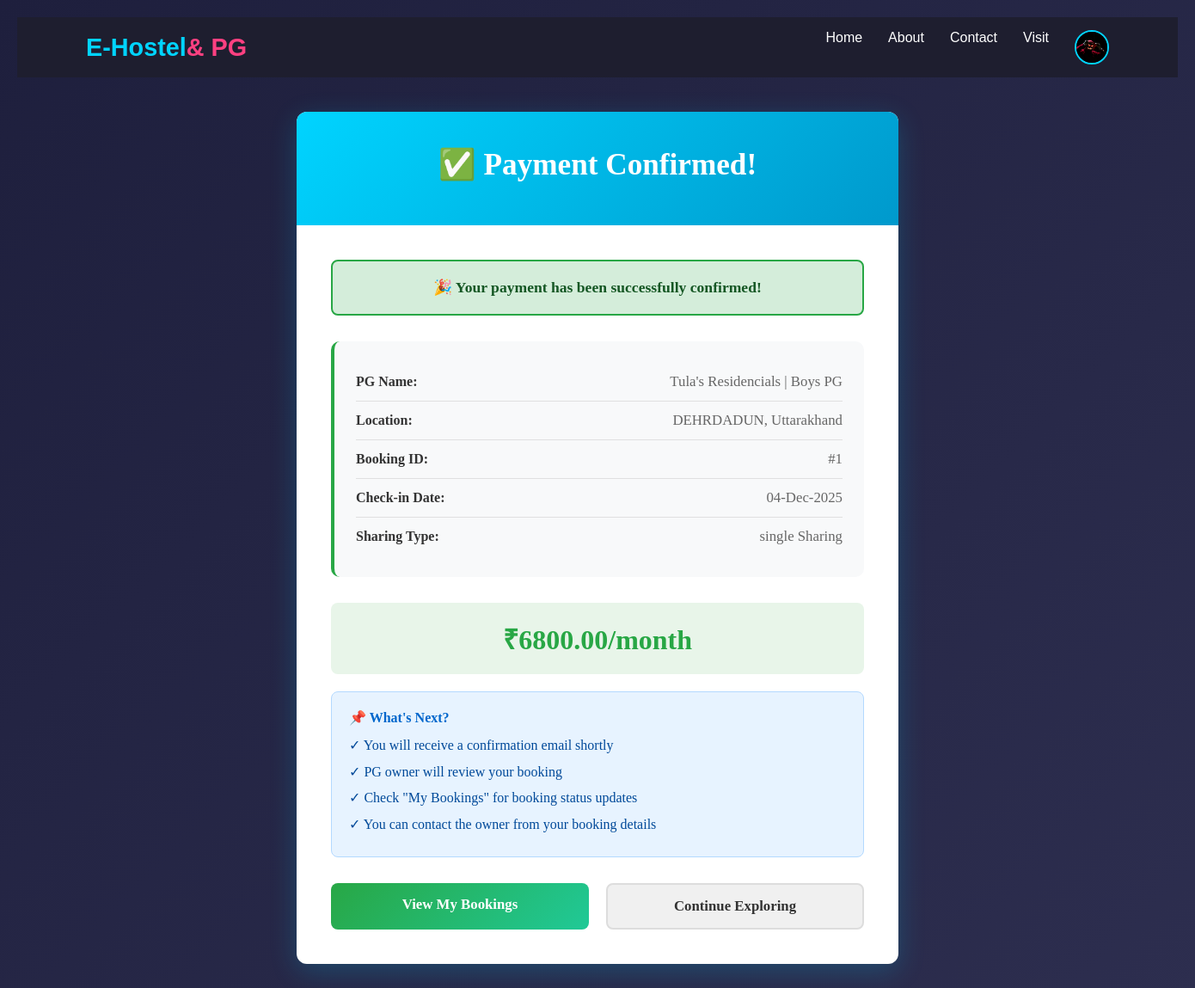
The app's page /pgs/confirm-payment/1/ (signed in) with its own data.
### users/models.py (models this page shows, shortened)
class MyUser(AbstractBaseUser):
    email = models.EmailField(
        verbose_name="Email Address",
        max_length=255,
        unique=True,
    )
    username = models.CharField(max_length=50,unique=True)
    first_name = models.CharField(max_length=50)
    last_name = models.CharField(max_length=50)
    gender = models.CharField(max_length=30,blank=True,null=True, choices=[
        ('male','Male'),
        ('female','Female'),
    ])
    date_of_birth = models.DateField(blank=True, null=True)
    phone =  models.CharField(max_length=15,unique=True )
    profile_image = models.ImageField(upload_to='profile_images/', blank=True, null=True)
    is_owner = models.BooleanField(default=False)
    aadhar_card = models.CharField(max_length=20, unique=True, blank=True, null=True)
    address = models.TextField(blank=True, null=True)
    city = models.CharField(max_length=100, blank=True, null=True)
    state = models.CharField(max_length=100, blank=True, null=True)
    pin_code = models.CharField(max_length=10, blank=True, null=True)
    date_joined = models.DateTimeField(auto_now_add=True,blank=True)
    last_login = models.DateTimeField(auto_now_add=True)
    is_admin = models.BooleanField(default=False)
    is_staff = models.BooleanField(default=False)
    is_active = models.BooleanField(default=False)
    is_superadmin = models.BooleanField(default=False)
    objects = MyUserManager()
    USERNAME_FIELD = "email"
    REQUIRED_FIELDS = ["username","first_name", "last_name", "date_of_birth"]

### pgs/models.py (models this page shows, shortened)
class Booking(models.Model):
    STATUS_CHOICES = [
        ('pending', 'Pending Payment'),
        ('confirmed', 'Confirmed'),
        ('cancelled', 'Cancelled'),
        ('completed', 'Completed'),
    ]
    tenant = models.ForeignKey(Users, on_delete=models.CASCADE, related_name='bookings')
    pg = models.ForeignKey(PgListing, on_delete=models.CASCADE, related_name='bookings')
    booking_date = models.DateTimeField(auto_now_add=True)
    check_in_date = models.DateField()
    check_out_date = models.DateField(blank=True, null=True)
    amount = models.DecimalField(max_digits=10, decimal_places=2)
    status = models.CharField(max_length=20, choices=STATUS_CHOICES, default='pending')
    visit_later = models.BooleanField(default=False)
    qr_code = models.ImageField(upload_to='qr_codes/', blank=True, null=True)
    phonepe_upi = models.CharField(max_length=100, blank=True, null=True)
    payment_id = models.CharField(max_length=100, blank=True, null=True)
    payment_confirmed_date = models.DateTimeField(blank=True, null=True)
    created_at = models.DateTimeField(auto_now_add=True)
    updated_at = models.DateTimeField(auto_now=True)
    class Meta:
        ordering = ['-booking_date']

class PgListing(models.Model):
    owner = models.ForeignKey(Users, on_delete=models.CASCADE)
    title = models.CharField(max_length=100)
    slug = models.SlugField(max_length=200,unique=True)
    description = models.TextField()
    address = models.CharField(max_length=255)
    city = models.CharField(max_length=100)
    state = models.CharField(max_length=100)
    pin_code = models.CharField(max_length=10)
    price_per_month = models.DecimalField(max_digits=10, decimal_places=2)
    available_from = models.DateField(auto_now_add=False)
    is_available = models.BooleanField(default=True)
    type_of_pg = models.CharField(max_length=20,blank=True,null=True, choices=[
        ('boys','Boys'),
        ('girls','Girls'),
        ('coed','Coed'),
        ('family','Family')
    ])
    amenities = models.TextField(help_text="Comma-separated list of amenities", blank=True, null=True)
    sharing_type = models.CharField(max_length=20, choices=[
        ('single','Single'),
        ('double','Double'),
        ('triple','Triple'),
        ('quad','Quad'),
    ])
    created_at = models.DateTimeField(auto_now_add=True)
    updated_at = models.DateTimeField(auto_now=True)

### pgs/views.py (the view)
# urls.py: path('confirm-payment/<int:booking_id>/', views.confirm_payment, name='confirm_payment'),
@login_required(login_url='user_login')
def confirm_payment(request, booking_id):
    booking = get_object_or_404(Booking, id=booking_id, tenant=request.user)
    if request.method == 'POST':
        booking.status = 'confirmed'
        booking.payment_confirmed_date = timezone.now()
        booking.save()
        messages.success(request, 'Payment confirmed! Your booking is now active.')
        return redirect('my_bookings_list')
    return render(request, 'pgs/confirm_payment.html', {'booking': booking})

### users/context_processors.py (called while the page is built)
def booking_counts(request):
    pending = 0
    confirmed = 0
    user = getattr(request, 'user', None)
    if user and user.is_authenticated:
        pending = Booking.objects.filter(tenant=user, status='pending').count()
        confirmed = Booking.objects.filter(tenant=user, status='confirmed').count()
    return {
        'pending_bookings_count': pending,
        'confirmed_bookings_count': confirmed,
    }

### templates/pgs/confirm_payment.html (shortened to what this page needs)
{% extends "base.html" %}
{% load static %}
{% block content %}
<div class="payment-container">
  <div class="payment-header">
    <h1>✅ Payment Confirmed!</h1>
  </div>
  <div class="payment-body">
    <div class="success-message">
      🎉 Your payment has been successfully confirmed!
    </div>
    <div class="booking-summary">
      <div class="summary-row">
        <span class="summary-label">PG Name:</span>
        <span class="summary-value">{{ booking.pg.title }}</span>
      </div>
      <div class="summary-row">
        <span class="summary-label">Location:</span>
        <span class="summary-value">{{ booking.pg.city }}, {{ booking.pg.state }}</span>
      </div>
      <div class="summary-row">
        <span class="summary-label">Booking ID:</span>
        <span class="summary-value">#{{ booking.id }}</span>
      </div>
      <div class="summary-row">
        <span class="summary-label">Check-in Date:</span>
        <span class="summary-value">{{ booking.check_in_date|date:"d-M-Y" }}</span>
      </div>
      <div class="summary-row">
        <span class="summary-label">Sharing Type:</span>
        <span class="summary-value">{{ booking.pg.sharing_type }} Sharing</span>
      </div>
    </div>
    <div class="booking-amount-large">
      ₹{{ booking.amount }}/month
    </div>
    <div class="info-box">
      <h4>📌 What's Next?</h4>
      <p>✓ You will receive a confirmation email shortly</p>
      <p>✓ PG owner will review your booking</p>
      <p>✓ Check "My Bookings" for booking status updates</p>
      <p>✓ You can contact the owner from your booking details</p>
    </div>
    <div class="action-buttons">
      <a href="{% url 'my_bookings_list' %}" class="btn btn-primary">
        View My Bookings
      </a>
      <a href="{% url 'pgs' %}" class="btn btn-secondary">
        Continue Exploring
      </a>
    </div>
  </div>
</div>
{% endblock %}

### templates/includes/nav.html (shortened to what this page needs)
{% load static %}
<nav class="navbar">
  <a class="logo" href="{% url 'home' %}">
    <div class="logo">E-Hostel<span>& PG</span></div>
  </a>
  <ul class="nav-links">
    {% if user.is_authenticated %}
      <li><a href="{% url 'home'%}">Home</a></li>
      <li><a href="{% url 'about' %}">About</a></li>
      <li><a href="{% url 'contact' %}">Contact</a></li>
      <li><a href="#">Visit</a></li>
      <li class="user-profile">
        <div class="profile-container" id="profileToggle">
          {% if user.profile_image %}
            <img src="{{ user.profile_image.url }}" alt="Profile" class="profile-img">
          {% else %}
            <img src="{% static 'images/user.png' %}" alt="Profile" class="profile-img">
          {% endif %}
        </div>
      </li>
    {% else %}
      <li><a href="{% url 'about' %}">About</a></li>
      <li><a href="{%url 'user_login'%}">Login</a></li>
      <li><a href="{%url 'signup'%}">Signup</a></li>
    {% endif %}
  </ul>
</nav>

### PgFinder/static/css/nav.css (style rules this page uses)
* { margin: 0; padding: 0; box-sizing: border-box; }
.navbar { background-color: #1e1e2f; color: white; display: flex; justify-content: space-between; align-items: center; padding: 15px 80px; font-family: 'Poppins', sans-serif; }
.logo { font-size: 1.8rem; font-weight: 700; color: #00d4ff; text-decoration: none; }
.logo span { color: #ff4081; }
.nav-links { list-style: none; display: flex; gap: 30px; }
.nav-links a { text-decoration: none; color: white; font-size: 1rem; transition: color 0.3s ease, transform 0.3s ease; }
.user-profile { list-style: none; margin-left: auto; position: relative; }
.profile-container { display: flex; flex-direction: column; align-items: center; gap: 6px; cursor: pointer; }
.profile-img { width: 40px; height: 40px; border-radius: 50%; object-fit: cover; border: 2px solid #00d4ff; transition: transform 0.3s ease, box-shadow 0.3s ease; }

### templates/pgs/confirm_payment.html (style rules this page uses)
* { margin: 0; padding: 0; box-sizing: border-box; }
body { background: linear-gradient(135deg, #1e1f3d 0%, #2d2e4f 100%); min-height: 100vh; padding: 20px; }
.payment-container { max-width: 700px; margin: 40px auto; background: white; border-radius: 12px; box-shadow: 0 8px 32px rgba(0, 212, 255, 0.2); overflow: hidden; }
.payment-header { background: linear-gradient(135deg, #00d4ff 0%, #0099cc 100%); padding: 40px; text-align: center; color: white; }
.payment-header h1 { font-size: 2.2rem; margin-bottom: 10px; font-weight: 700; }
.payment-body { padding: 40px; }
.success-message { background: #d4edda; border: 2px solid #28a745; color: #155724; padding: 20px; border-radius: 8px; margin-bottom: 30px; text-align: center; font-weight: 600; font-size: 1.1rem; }
.booking-summary { background: #f8f9fa; padding: 25px; border-radius: 10px; margin-bottom: 30px; border-left: 4px solid #28a745; }
.summary-row { display: flex; justify-content: space-between; align-items: center; padding: 12px 0; border-bottom: 1px solid #e0e0e0; }
.summary-row:last-child { border-bottom: none; }
.summary-label { font-weight: 600; color: #333; }
.summary-value { color: #666; font-size: 1.05rem; }
.booking-amount-large { font-size: 2rem; font-weight: 700; color: #28a745; text-align: center; margin: 20px 0; padding: 20px; background: #e8f5e9; border-radius: 8px; }
.action-buttons { display: grid; grid-template-columns: 1fr 1fr; gap: 20px; margin-top: 30px; }
.btn { padding: 15px 30px; border: none; border-radius: 8px; font-size: 1.05rem; font-weight: 600; cursor: pointer; text-decoration: none; display: inline-block; text-align: center; transition: all 0.3s ease; }
.btn-primary { background: linear-gradient(135deg, #28a745 0%, #20c997 100%); color: white; }
.btn-secondary { background: #f0f0f0; color: #333; border: 2px solid #ddd; }
.info-box { background: #e7f3ff; border: 1px solid #b3d9ff; padding: 20px; border-radius: 8px; margin: 20px 0; }
.info-box h4 { color: #0066cc; margin-bottom: 10px; }
.info-box p { color: #004999; line-height: 1.6; margin: 5px 0; }

### records on screen
MyUser: profile_image (picture)
Booking: pg "Tula's Residencials | Boys PG", pg.city "DEHRDADUN", pg.state "Uttarakhand", id "1", check_in_date "04-Dec-2025", pg.sharing_type "single", amount "6800.00"
